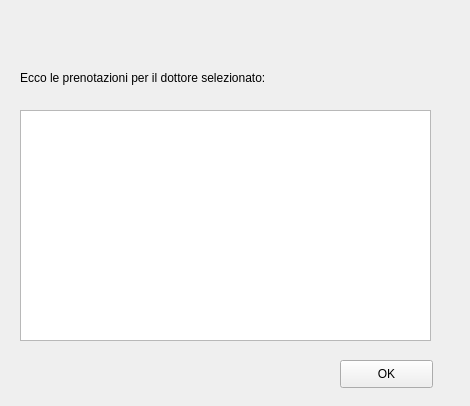
<?xml version="1.0" encoding="UTF-8"?>
<ui version="4.0">
 <class>Form</class>
 <widget class="QWidget" name="Form">
  <property name="geometry">
   <rect>
    <x>0</x>
    <y>0</y>
    <width>470</width>
    <height>406</height>
   </rect>
  </property>
  <property name="windowTitle">
   <string>Prenotazioni Data</string>
  </property>
  <widget class="QLabel" name="label">
   <property name="geometry">
    <rect>
     <x>20</x>
     <y>70</y>
     <width>301</width>
     <height>16</height>
    </rect>
   </property>
   <property name="text">
    <string>Ecco le prenotazioni per il dottore selezionato:</string>
   </property>
  </widget>
  <widget class="QTextBrowser" name="textBrowser">
   <property name="geometry">
    <rect>
     <x>20</x>
     <y>110</y>
     <width>411</width>
     <height>231</height>
    </rect>
   </property>
  </widget>
  <widget class="QPushButton" name="pushButton">
   <property name="geometry">
    <rect>
     <x>340</x>
     <y>360</y>
     <width>93</width>
     <height>28</height>
    </rect>
   </property>
   <property name="text">
    <string>OK</string>
   </property>
  </widget>
 </widget>
 <resources/>
 <connections/>
</ui>
